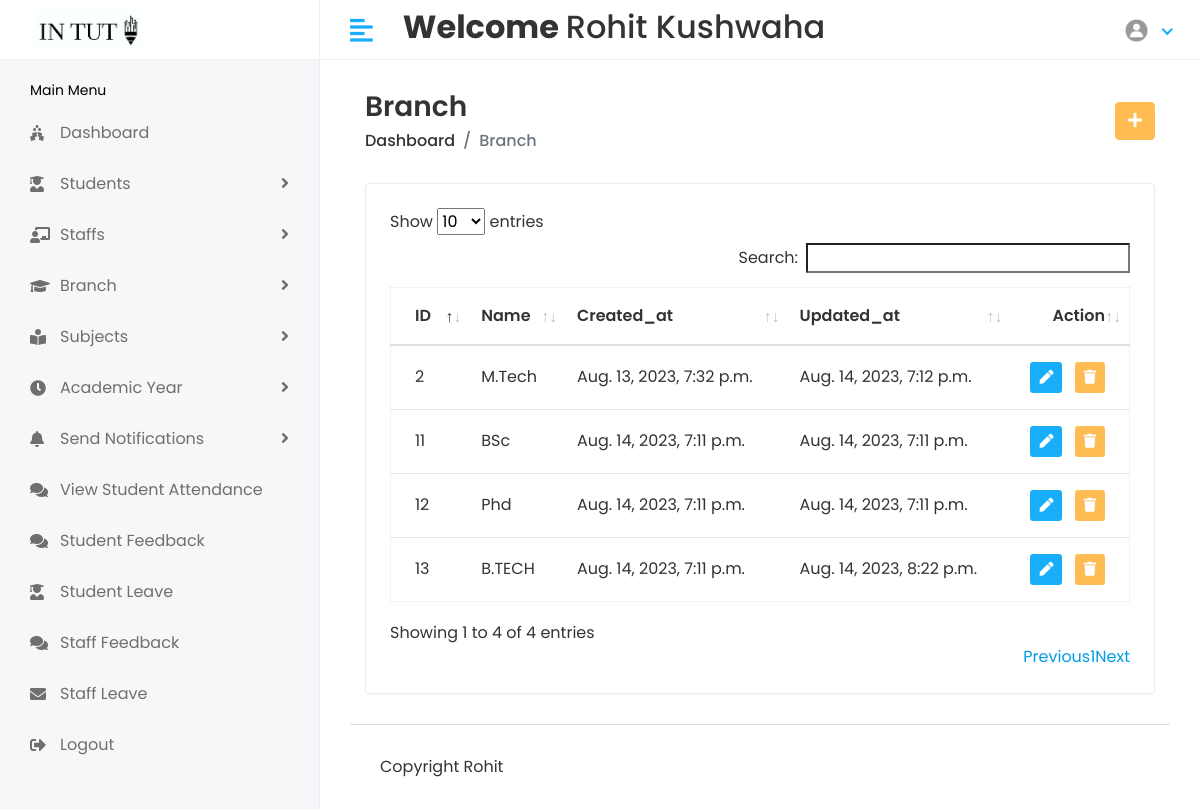
The page /Hod/branch (signed in) on the database its author committed.
### stuapp/models.py (models this page shows, shortened)
class CustomUser(AbstractUser):
    USER={
        (1,'HOD'),(2,'STAFF'),(3,'STUDENT')
    }
    user_type=models.CharField(choices=USER,max_length=100,default=1)
    profile_pic=models.ImageField(upload_to='media/profile_pic')

class Branch(models.Model):
    name=models.CharField(max_length=100)
    created_at=models.DateTimeField(auto_now_add=True)
    updated_at=models.DateTimeField(auto_now=True)

### student/hodviews.py (the view)
# urls.py: path('Hod/branch',hodviews.branchlist,name='branchlist'),
@login_required(login_url='/')
def branchlist(request):
    branch=Branch.objects.all()
    return render(request,'hod/branchlist.html',{'branch':branch})

### templates/hod/branchlist.html (shortened to what this page needs)
{% extends 'base.html' %}
{% block content %}
{% load static %}
<div class="content container-fluid">
   <div class="page-header">
      <div class="row align-items-center">
         <div class="col">
            <h3 class="page-title">Branch</h3>
            <ul class="breadcrumb">
               <li class="breadcrumb-item"><a href="{% url 'hodhome'%}">Dashboard</a></li>
               <li class="breadcrumb-item active">Branch</li>
            </ul>
         </div>
         <div class="col-auto text-right float-right ml-auto">
            <a href="{% url 'addbranch' %}" class="btn btn-primary"><i class="fas fa-plus"></i></a>
         </div>
      </div>
   </div>
   <div class="row">
      <div class="col-sm-12">
         <div class="card card-table">
            <div class="card-body">
               <div class="table-responsive">
                  <table id="table_id" class="table table-hover table-center mb-0">
                     <thead>
                        <tr>
                            <th>ID</th>
                           <th>Name</th>
                           <th>Created_at</th>
                           <th>Updated_at</th>
                           <th class="text-right">Action</th>
                        </tr>
                     </thead>
                     <tbody>
                        {% for i in branch %}
                        <tr>
                           <td>{{i.id}}</td>
                           <td>{{i.name}}</td>
                           <td>{{i.created_at}}</td>
                           <td>{{i.updated_at}}</td>
                           <td class="text-right">
                            <div class="actions">
                                <a href="{% url 'editbranch' i.id %}" class="btn btn-sm bg-success-light mr-2">
                                <i class="fas fa-pen"></i>
                                </a>
                                 <a href="{% url 'deletebranch' i.id %}" class="btn btn-sm bg-danger-light">
                                <i class="fas fa-trash"></i>
                                </a>
                             </div>
                           </td>
                        </tr>
                        {% endfor %}
                     </tbody>
                  </table>
               </div>
            </div>
         </div>
      </div>
   </div>
</div>
{% endblock %}

### templates/includes/header.html (shortened to what this page needs)
{% load static %}
<div class="header" >
    <div class="header-left" style="background-color:white">
        {% if user.user_type == '1' %}
        <a href="{% url 'hodhome'%}" class="logo container" >
            <img src="{% static 'assets/img/logo1big.png'%}" width="300px" height="100px" alt="Logo">
        </a>
        {% elif user.user_type == '2' %}
        <a href="{% url 'staffhome'%}" class="logo">
            <img src="{% static 'assets/img/logo1big.png'%}" alt="Logo">
        </a>
        {% else %}
        <a href="{% url 'studenthome'%}" class="logo">
            <img src="{% static 'assets/img/logo1big.png'%}" alt="Logo">
        </a>
        {% endif %}
    </div>
    <a href="javascript:void(0);" id="toggle_btn">
        <i class="fas fa-align-left"></i>
    </a>
    <div class="top-nav-search my-2">
        <h2><strong> Welcome </strong> {{user.first_name}} {{user.last_name}} </h2>
    </div>
    <ul class="nav user-menu">
        <li class="nav-item dropdown has-arrow">
            <a href="#" class="dropdown-toggle nav-link" data-toggle="dropdown">
                {% if user.profile_pic == "" %}
                <span class="user-img"><img class="rounded-circle" src="{% static 'assets/img/noimg.jpg' %}" width="31"
                        ></span>
                {% else %}
                <span class="user-img"><img class="rounded-circle" src="/{{user.profile_pic}}" width="31"
                        alt="Ryan Taylor"></span>
                {% endif %}
            </a>
        </li>
    </ul>
</div>

### static/assets/css/style.css (style rules this page uses)
html { height: 100%; }
body { background-color: #fff; color: #333; font-family: 'Poppins', sans-serif; font-size: 1rem; height: 100%; line-height: 1.5; overflow-x: hidden; }
h1, h2, h3, h4, h5, h6 { font-family: 'Poppins', sans-serif; margin-top: 0; }
a { color: #009ce7; }
input, button, a { transition: all 0.4s ease; -moz-transition: all 0.4s ease; -o-transition: all 0.4s ease; -ms-transition: all 0.4s ease; -webkit-transition: all 0.4s ease; }
ul, ol { padding: 0px; list-style: none; }
.table { color: #333; max-width: 100%; margin-bottom: 0; width: 100%; }
.table.dataTable { border-collapse: collapse !important; border: 1px solid rgba(0, 0, 0, 0.05); }
.table thead tr th { font-weight: 600; }
.table tbody tr { border-bottom: 1px solid rgba(0, 0, 0, 0.05); }
.table.table-center td, .table.table-center th { vertical-align: middle; }
.card-table .card-body .table > thead > tr > th { border-top: 0; }
.card-table .card-body .table tr td:first-child, .card-table .card-body .table tr th:first-child { padding-left: 1.5rem; }
.card-table .card-body .table tr td:last-child, .card-table .card-body .table tr th:last-child { padding-right: 1.5rem; }
.card-table .table td, .card-table .table th { border-top: 1px solid #e2e5e8; padding: 1rem 0.75rem; white-space: nowrap; }
.btn-primary { background-color: #FFBC53; border: 1px solid #FFBC53; }
.card { border: 1px solid #ececf5; box-shadow: 0 1px 3px 0 rgba(0, 0, 0, 0.03); margin-bottom: 1.875rem; }
.card-body { padding: 1.5rem; }
.bg-danger-light { background-color:#FFBC53 !important; color:#fff !important; }
.bg-success-light { background-color: #18aefa; color: #fff; }
.header { background-color: #fff; border-bottom: 1px solid #f3f3f4; left: 0; position: fixed; right: 0; top: 0; z-index: 1001; height: 60px; }
.header .header-left { float: left; height: 60px; padding: 0 20px; position: relative; width: 320px; z-index: 1; transition: all 0.2s ease-in-out; background-color: #f7f7fa; border-bottom: 1px solid #efefef; border-right: 1px solid #ececf5; display: flex; align-items: center; }
.header .header-left .logo { display: inline-block; line-height: 60px; }
.header .header-left .logo img { max-height: 40px; width: auto; }
.header .dropdown-toggle:after { display: none; }
.header .has-arrow .dropdown-toggle:after { border-top: 0; border-left: 0; border-bottom: 2px solid #18aefa; border-right: 2px solid #18aefa; content: ''; height: 8px; display: inline-block; pointer-events: none; -webkit-transform-origin: 66% 66%; -ms-transform-origin: 66% 66%; transform-origin: 66% 66%; -webkit-transform: rotate(45deg); -ms-transform: rotate(45deg); transform: rotate(45deg); -webkit-transition: all 0.15s ease-in-out; transition: all 0.15s ease-in-out; width: 8px; vertical-align: 0px; }
.user-menu { float: right; margin: 0; position: relative; z-index: 99; padding-right: 15px; }
.user-menu.nav > li > a { color: #a0a0a0; font-size: 14px; line-height: 58px; padding: 0 15px; height: 60px; }
.user-img { margin-right: 3px; position: relative; }
.top-nav-search { float: left; margin-left: 15px; }
.page-header { margin-bottom: 1.875rem; }
.page-header .breadcrumb { background-color: transparent; color: #6c757d; font-size: 1rem; font-weight: 500; margin-bottom: 0; padding: 0; }
.page-header .breadcrumb a { color: #333; }
.page-title { font-size: 28px; font-weight: 600; color: #333; margin-bottom: 5px; }
@media (min-width: 992px) { #toggle_btn { align-items: center; color: #18aefa; display: inline-flex; float: left; font-size: 26px; height: 60px; justify-content: center; margin-left: 15px; padding: 0 15px; } }

### rows shown on the page
CustomUser: first_name "Rohit", last_name "Kushwaha", profile_pic (placeholder picture)
Branch: id "2", name "M.Tech", created_at "Aug. 13, 2023, 7:32 p.m.", updated_at "Aug. 14, 2023, 7:12 p.m."
Branch: id "11", name "BSc", created_at "Aug. 14, 2023, 7:11 p.m.", updated_at "Aug. 14, 2023, 7:11 p.m."
Branch: id "12", name "Phd", created_at "Aug. 14, 2023, 7:11 p.m.", updated_at "Aug. 14, 2023, 7:11 p.m."
Branch: id "13", name "B.TECH", created_at "Aug. 14, 2023, 7:11 p.m.", updated_at "Aug. 14, 2023, 8:22 p.m."
